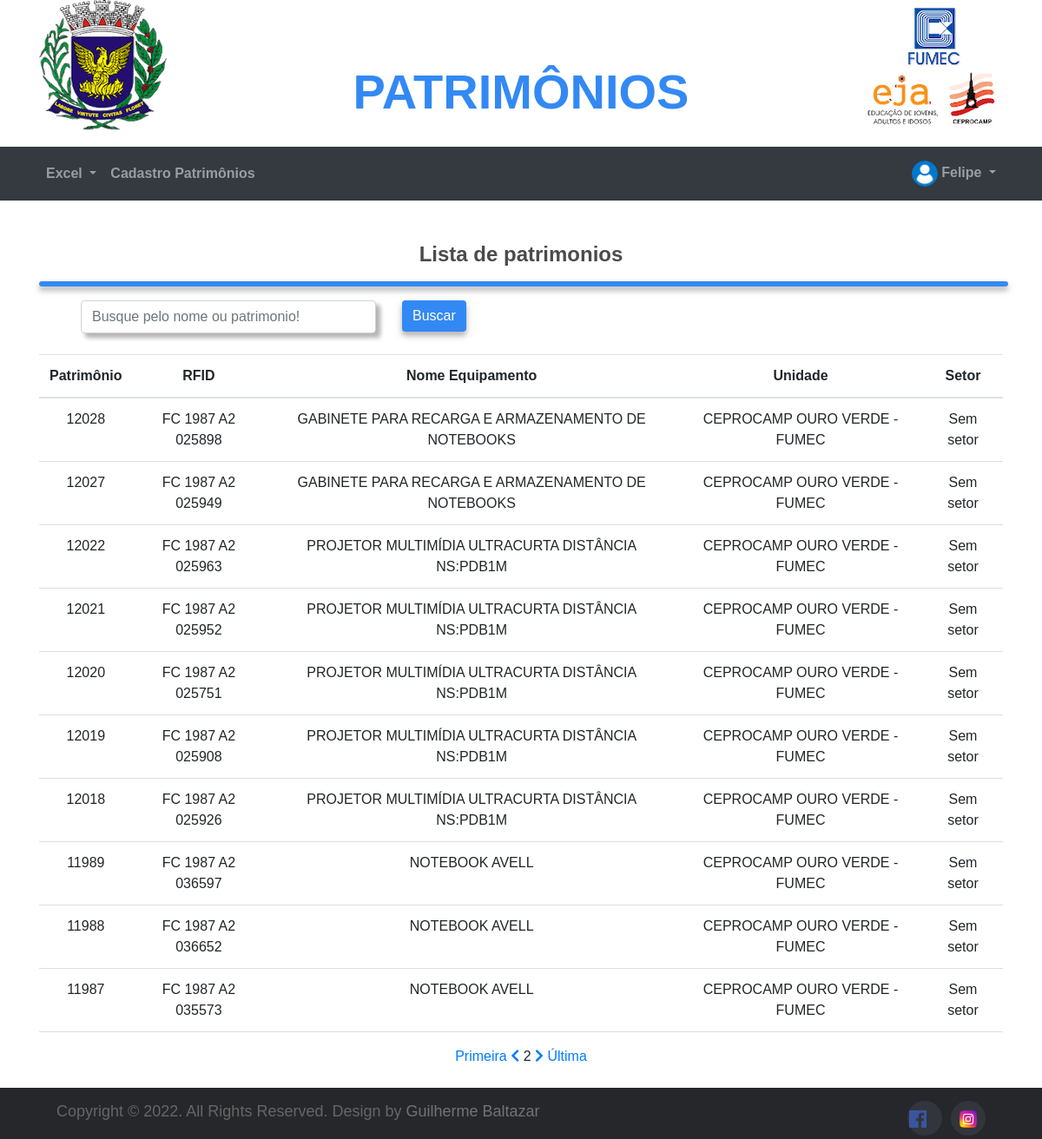
Page /Patrimonios/patrimonios/?pagina=2 (signed in) on the committed database.
### tables this page shows
CREATE TABLE `patrimonio` (
  `id` int(11) NOT NULL,
  `usuario` varchar(50) NOT NULL DEFAULT 'Sem Usuário',
  `coordenada` varchar(50) NOT NULL DEFAULT 'Sem coordenada',
  `equipamento` varchar(50) NOT NULL,
  `qtd` int(250) DEFAULT '1',
  `rfid` varchar(41) NOT NULL DEFAULT 'Sem ID',
  `patrimonio` int(50) NOT NULL DEFAULT '0',
  `serie` varchar(50) NOT NULL DEFAULT 'S/N',
  `setor` varchar(50) NOT NULL DEFAULT 'Sem setor',
  `unidade` varchar(50) NOT NULL,
  `data` datetime DEFAULT CURRENT_TIMESTAMP,
  `observacao` varchar(250) DEFAULT 'Sem observações'
);

### Patrimonios/patrimonios/index.php (the view, shortened to what this page needs)
<?php
include_once("../ConexaoBd/config.php");
if (!empty($_GET['search'])) {
    $data = $_GET['search'];
    $sql = "SELECT * FROM `patrimonio` WHERE patrimonio LIKE ? OR equipamento LIKE ? OR setor LIKE ?  OR unidade LIKE ? OR rfid LIKE ? ORDER BY `id` DESC";
    $stmt = $conexao->prepare($sql);
    $stmt->bind_param('sssss', $data, $data, $data, $data, $data);
    $stmt->execute();
    $result = $stmt->get_result();
} else {
    $pagina = 1;
    if (isset($_GET['pagina']))
        $pagina = filter_input(INPUT_GET, "pagina", FILTER_VALIDATE_INT);
    $limite = 10;
    $inicio = ($pagina * $limite) - $limite;
    $registros = $conexao->query("SELECT COUNT(id) as count FROM patrimonio")->fetch_assoc()["count"];
    $paginasT = ceil($registros / $limite);
    $query = "SELECT * FROM patrimonio ORDER BY patrimonio DESC LIMIT $inicio, $limite";
    $result = $conexao->query($query);
}
?>
<?php include 'header-menu.php' ?>
<body>
    <br>
    <br>
    <div class="container">
        <div class="text-center">
            <h4 class="bold">Lista de patrimonios</h4>
            <hr class="hr3">
        </div>
        <div class="row">
            <div class="row col-12 justify-content-between">
                <div class="ml-5 col-8">
                    <div class="row box-search d-flex justify-content-between">
                        <div class="col-6">
                            <input type="text" id="pesquisar" style="box-shadow: rgba(75, 75, 75, 0.25) 5px 5px 5px, rgba(75, 75, 75, 0.22) 5px 5px 5px;" class="form-control" size="45" name="pesquisa" autocomplete="off" placeholder="Busque pelo nome ou patrimonio!">
                        </div>
                        <div class="col-6">
                            <button type="search" onclick="searchData()" class="btn btn-primary">Buscar</button>
                        </div>
                    </div>
                </div>
                <div class="ml-3 col-2">
                </div>
            </div>
        </div>
    </div>
    <br>
    <div class="container">
        <table class="table table-hover ">
            <thead>
                <tr>
                    <th class="text-center">Patrimônio</th>
                    <th class="text-center">RFID</th>
                    <th class="text-center">Nome Equipamento</th>
                    <th class="text-center">Unidade</th>
                    <th class="text-center">Setor</th>
                </tr>
            </thead>
            <tbody>
                <?php foreach ($result as $rows) : ?>
                    <tr>
                        <td class="text-center"><?php echo $rows['patrimonio']; ?></td>
                        <td class="text-center"><?php echo $rows['rfid']; ?></td>
                        <td class="text-center"><?php echo $rows['equipamento']; ?></td>
                        <td class="text-center"><?php echo $rows['unidade']; ?></td>
                        <td class="text-center"><?php echo $rows['setor']; ?></td>
                    </tr>
                <?php endforeach; ?>
            </tbody>
        </table>
        <div class="container">
    <div class="col-12 text-center">
        <a href="?pagina=1">Primeira</a>
        <?php if ($pagina > 1): ?>
            <a href="?pagina=<?= $pagina - 1 ?>"><i class="fas fa-chevron-left"></i></a>
        <?php endif; ?>
        <?= $pagina ?>
        <?php if ($pagina < $paginasT): ?>
            <a href="?pagina=<?= $pagina + 1 ?>"><i class="fas fa-chevron-right"></i></a>
        <?php endif; ?>
        <a href="?pagina=<?= $paginasT ?>">Última</a>
    </div>
</div>
    </div>
    <br>
</body>
<?php include 'footer.php' ?>

### Patrimonios/CSS/Principal.css (style rules this page uses)
* { margin: 0px; padding: 0px; box-sizing: border-box; }
html { scroll-behavior: smooth; }
.bold { font-weight: bold; color: rgb(75, 75, 75); }
th, td { border-bottom: 1px solid #ddd; padding: 15px; }
.hr3 { width: 100%; border: solid; color: #3389F4FF; border-radius: 10px; box-shadow: rgba(75, 75, 75, 0.25) 0px 4px 8px, rgba(75, 75, 75, 0.22) 0px 5px 5px; }
.btn-primary { background-color: #3389F4; border: #348af4b3; box-shadow: rgba(75, 75, 75, 0.25) 0px 4px 8px, rgba(75, 75, 75, 0.22) 0px 5px 5px; }
body { font-family: "Montserrat", sans-serif; }

### rows in the picture
patrimonio: patrimonio "12028", rfid "FC 1987 A2 025898", equipamento "GABINETE PARA RECARGA E ARMAZENAMENTO DE NOTEBOOKS", unidade "CEPROCAMP OURO VERDE - FUMEC", setor "Sem setor"
patrimonio: patrimonio "12027", rfid "FC 1987 A2 025949", equipamento "GABINETE PARA RECARGA E ARMAZENAMENTO DE NOTEBOOKS", unidade "CEPROCAMP OURO VERDE - FUMEC", setor "Sem setor"
patrimonio: patrimonio "12022", rfid "FC 1987 A2 025963", equipamento "PROJETOR MULTIMÍDIA ULTRACURTA DISTÂNCIA NS:PDB1M", unidade "CEPROCAMP OURO VERDE - FUMEC", setor "Sem setor"
patrimonio: patrimonio "12021", rfid "FC 1987 A2 025952", equipamento "PROJETOR MULTIMÍDIA ULTRACURTA DISTÂNCIA NS:PDB1M", unidade "CEPROCAMP OURO VERDE - FUMEC", setor "Sem setor"
patrimonio: patrimonio "12020", rfid "FC 1987 A2 025751", equipamento "PROJETOR MULTIMÍDIA ULTRACURTA DISTÂNCIA NS:PDB1M", unidade "CEPROCAMP OURO VERDE - FUMEC", setor "Sem setor"
patrimonio: patrimonio "12019", rfid "FC 1987 A2 025908", equipamento "PROJETOR MULTIMÍDIA ULTRACURTA DISTÂNCIA NS:PDB1M", unidade "CEPROCAMP OURO VERDE - FUMEC", setor "Sem setor"
patrimonio: patrimonio "12018", rfid "FC 1987 A2 025926", equipamento "PROJETOR MULTIMÍDIA ULTRACURTA DISTÂNCIA NS:PDB1M", unidade "CEPROCAMP OURO VERDE - FUMEC", setor "Sem setor"
patrimonio: patrimonio "11989", rfid "FC 1987 A2 036597", equipamento "NOTEBOOK AVELL", unidade "CEPROCAMP OURO VERDE - FUMEC", setor "Sem setor"
patrimonio: patrimonio "11988", rfid "FC 1987 A2 036652", equipamento "NOTEBOOK AVELL", unidade "CEPROCAMP OURO VERDE - FUMEC", setor "Sem setor"
patrimonio: patrimonio "11987", rfid "FC 1987 A2 035573", equipamento "NOTEBOOK AVELL", unidade "CEPROCAMP OURO VERDE - FUMEC", setor "Sem setor"

### other values in the picture
$_SESSION['nome'] "Felipe"
$pagina "2"
